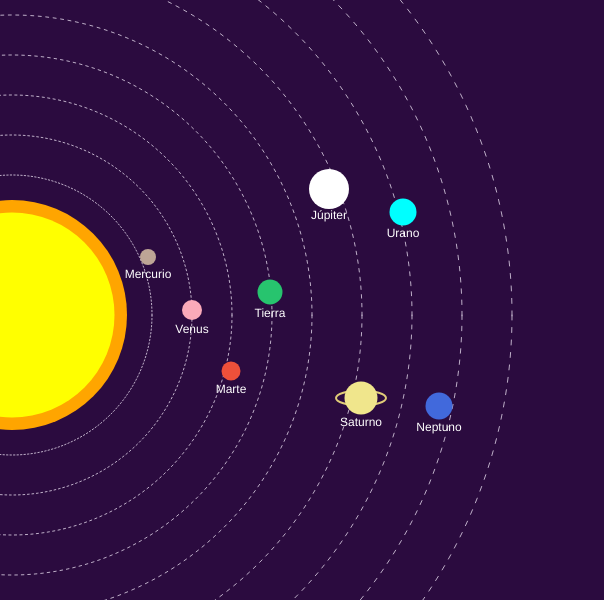
Frame 1 (no input)
Frame 60 (no input): identical to frame 1, image omitted
Frame 120 (the mouse pressed at the canvas centre since frame 60): identical to frame 1, image omitted

The p5.js sketch that drew this single still picture (run headless with seeded random() and noise() and a simulated clock; from frame 60 on, the mouse is pressed at the canvas centre):

// p5.js sketch
// ── sketch.js
function setup() {
  createCanvas(604, 600);
  smooth();
  textAlign(CENTER);
}

function draw() {
  // Fondo
  background(43, 11, 63);

  // Órbitas
  stroke(190, 175, 200);
  strokeWeight(1);

  // Centro de las órbitas
  let cx = 12;
  let cy = 315;

  // Órbitas
  orbita(cx, cy, 140);
  orbita(cx, cy, 180);
  orbita(cx, cy, 220);
  orbita(cx, cy, 260);
  orbita(cx, cy, 300);
  orbita(cx, cy, 350);
  orbita(cx, cy, 400);
  orbita(cx, cy, 450);
  orbita(cx, cy, 500);

  // Sol
  noStroke();

  // Borde naranja
  fill(255, 165, 0);
  ellipse(12, 315, 230, 230);

  // Centro amarillo
  fill(255, 255, 0);
  ellipse(12, 315, 205, 205);

  // Mercurio
  fill(190, 165, 150);
  ellipse(148, 257, 16, 16);

  fill(255);
  textSize(12);
  text("Mercurio", 148, 278);

  // Venus
  fill(250, 170, 185);
  ellipse(192, 310, 20, 20);

  fill(255);
  textSize(12);
  text("Venus", 192, 333);

  // Tierra
  fill(39, 196, 110);
  ellipse(270, 292, 25, 25);

  fill(255);
  textSize(12);
  text("Tierra", 270, 317);

  // Marte
  fill(238, 80, 58);
  ellipse(231, 371, 19, 19);

  fill(255);
  textSize(12);
  text("Marte", 231, 393);

  // Júpiter
  fill(255);
  ellipse(329, 189, 40, 40);

  fill(255);
  textSize(12);
  text("Júpiter", 329, 219);

  // Urano
  fill(0, 255, 255);
  ellipse(403, 212, 27, 27);

  fill(255);
  textSize(12);
  text("Urano", 403, 237);

  // Saturno
  noFill();
  stroke(225, 205, 120);
  strokeWeight(2);

  // Anillo
  ellipse(361, 398, 50, 15);

  // Planeta
  noStroke();
  fill(240, 230, 140);
  ellipse(361, 398, 33, 33);

  fill(255);
  textSize(12);
  text("Saturno", 361, 426);

  // Neptuno
  fill(65, 105, 220);
  ellipse(439, 406, 27, 27);

  fill(255);
  textSize(12);
  text("Neptuno", 439, 431);
}

// Función para órbitas punteadas
function orbita(x, y, radio) {
  noFill();
  stroke(190, 175, 200);
  strokeWeight(1);

  // Separación entre puntos
  let paso = 0.025;

  for (let a = 0; a < TWO_PI; a += paso) {

    // Punto de inicio
    let x1 = x + cos(a) * radio;
    let y1 = y + sin(a) * radio;

    // Punto final del pequeño segmento
    let x2 = x + cos(a + 0.010) * radio;
    let y2 = y + sin(a + 0.010) * radio;

    line(x1, y1, x2, y2);
  }
}
